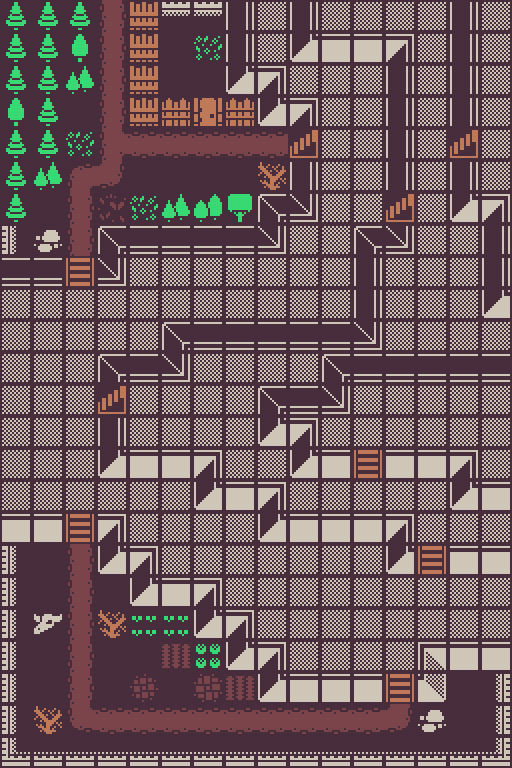

The image is a tile-based game level rendered from a .tmx file. Its description and source (layers, tilesets, objects; grid data summarised) follow:
An orthogonal 16x24 tile map with 32x32 px tiles, 2 tile layers (Ground, Tiles) and 198 objects (183x wall, 6x mob, 4x item, 3x chest, travel, ...).

<map version="1.5" tiledversion="1.5.0" orientation="orthogonal" renderorder="right-down" width="16" height="24" tilewidth="32" tileheight="32" infinite="0" nextlayerid="4" nextobjectid="209">
 <tileset firstgid="1" source="../assets/32x32.tsx" />
 <layer id="1" name="Ground" width="16" height="24" locked="1">
  <data>[384 cells, 384 non-empty, 5 distinct tile ids]</data>
 </layer>
 <layer id="2" name="Tiles" width="16" height="24">
  <data>[384 cells, 361 non-empty, 36 distinct tile ids]</data>
 </layer>
 <objectgroup id="3" name="Obstacles">
  <object id="1" name="wall" x="512" y="0" width="32" height="32" />
  <object id="2" name="wall" x="512" y="32" width="32" height="32" />
  <object id="3" name="wall" x="512" y="64" width="32" height="32" />
  <object id="4" name="wall" x="512" y="96" width="32" height="32" />
  <object id="5" name="wall" x="512" y="128" width="32" height="32" />
  <object id="6" name="wall" x="512" y="160" width="32" height="32" />
  <object id="7" name="wall" x="480" y="192" width="32" height="32" />
  <object id="8" name="wall" x="480" y="224" width="32" height="32" />
  <object id="9" name="wall" x="480" y="256" width="32" height="32" />
  <object id="10" name="wall" x="480" y="288" width="32" height="32" />
  <object id="11" name="wall" x="512" y="320" width="32" height="32" />
  <object id="12" name="wall" x="480" y="352" width="32" height="32" />
  <object id="13" name="wall" x="512" y="384" width="32" height="32" />
  <object id="14" name="wall" x="512" y="416" width="32" height="32" />
  <object id="15" name="wall" x="512" y="448" width="32" height="32" />
  <object id="16" name="wall" x="480" y="480" width="32" height="32" />
  <object id="17" name="wall" x="512" y="512" width="32" height="32" />
  <object id="18" name="wall" x="480" y="544" width="32" height="32" />
  <object id="19" name="wall" x="512" y="576" width="32" height="32" />
  <object id="20" name="wall" x="512" y="608" width="32" height="32" />
  <object id="21" name="wall" x="480" y="640" width="32" height="32" />
  <object id="22" name="wall" x="480" y="672" width="32" height="32" />
  <object id="23" name="wall" x="480" y="704" width="32" height="32" />
  <object id="24" name="wall" x="480" y="736" width="32" height="32" />
  <object id="25" name="wall" x="448" y="736" width="32" height="32" />
  <object id="26" name="wall" x="416" y="736" width="32" height="32" />
  <object id="27" name="wall" x="384" y="736" width="32" height="32" />
  <object id="28" name="wall" x="352" y="736" width="32" height="32" />
  <object id="29" name="wall" x="320" y="736" width="32" height="32" />
  <object id="30" name="wall" x="288" y="736" width="32" height="32" />
  <object id="31" name="wall" x="256" y="736" width="32" height="32" />
  <object id="32" name="wall" x="224" y="736" width="32" height="32" />
  <object id="33" name="wall" x="192" y="736" width="32" height="32" />
  <object id="34" name="wall" x="160" y="736" width="32" height="32" />
  <object id="35" name="wall" x="128" y="736" width="32" height="32" />
  <object id="36" name="wall" x="96" y="736" width="32" height="32" />
  <object id="37" name="wall" x="64" y="736" width="32" height="32" />
  <object id="38" name="wall" x="32" y="736" width="32" height="32" />
  <object id="39" name="wall" x="0" y="736" width="32" height="32" />
  <object id="40" name="wall" x="0" y="704" width="32" height="32" />
  <object id="41" name="wall" x="0" y="672" width="32" height="32" />
  <object id="42" name="wall" x="0" y="640" width="32" height="32" />
  <object id="43" name="wall" x="0" y="608" width="32" height="32" />
  <object id="44" name="wall" x="0" y="576" width="32" height="32" />
  <object id="45" name="wall" x="0" y="544" width="32" height="32" />
  <object id="46" name="wall" x="0" y="512" width="32" height="32" />
  <object id="47" name="wall" x="-32" y="480" width="32" height="32" />
  <object id="48" name="wall" x="-32" y="448" width="32" height="32" />
  <object id="49" name="wall" x="-32" y="416" width="32" height="32" />
  <object id="50" name="wall" x="-32" y="384" width="32" height="32" />
  <object id="51" name="wall" x="-32" y="352" width="32" height="32" />
  <object id="52" name="wall" x="-32" y="320" width="32" height="32" />
  <object id="53" name="wall" x="-32" y="288" width="32" height="32" />
  <object id="54" name="wall" x="0" y="256" width="32" height="32" />
  <object id="55" name="wall" x="0" y="224" width="32" height="32" />
  <object id="56" name="wall" x="0" y="192" width="32" height="32" />
  <object id="57" name="wall" x="0" y="160" width="32" height="32" />
  <object id="58" name="wall" x="0" y="128" width="32" height="32" />
  <object id="59" name="wall" x="0" y="96" width="32" height="32" />
  <object id="60" name="wall" x="0" y="64" width="32" height="32" />
  <object id="61" name="wall" x="0" y="32" width="32" height="32" />
  <object id="62" name="wall" x="0" y="0" width="32" height="32" />
  <object id="63" name="wall" x="64" y="0" width="32" height="32" />
  <object id="64" name="wall" x="32" y="0" width="32" height="32" />
  <object id="66" name="wall" x="160" y="0" width="32" height="32" />
  <object id="67" name="wall" x="128" y="0" width="32" height="32" />
  <object id="68" name="wall" x="192" y="0" width="32" height="32" />
  <object id="69" name="wall" x="224" y="0" width="32" height="32" />
  <object id="70" name="wall" x="256" y="-32" width="32" height="32" />
  <object id="71" name="wall" x="288" y="0" width="32" height="32" />
  <object id="72" name="wall" x="320" y="-32" width="32" height="32" />
  <object id="73" name="wall" x="352" y="-32" width="32" height="32" />
  <object id="74" name="wall" x="384" y="-32" width="32" height="32" />
  <object id="75" name="wall" x="416" y="-32" width="32" height="32" />
  <object id="76" name="wall" x="448" y="0" width="32" height="32" />
  <object id="77" name="travel" x="96" y="-32" width="32" height="32" />
  <object id="78" name="player" x="96" y="0" width="32" height="32" />
  <object id="79" name="wall" x="480" y="-32" width="32" height="32" />
  <object id="80" name="wall" x="32" y="256" width="32" height="32" />
  <object id="82" name="wall" x="96" y="256" width="32" height="32" />
  <object id="83" name="wall" x="96" y="224" width="32" height="32" />
  <object id="84" name="wall" x="128" y="224" width="32" height="32" />
  <object id="85" name="wall" x="160" y="224" width="32" height="32" />
  <object id="86" name="wall" x="192" y="224" width="32" height="32" />
  <object id="87" name="wall" x="224" y="224" width="32" height="32" />
  <object id="88" name="wall" x="256" y="224" width="32" height="32" />
  <object id="89" name="wall" x="256" y="192" width="32" height="32" />
  <object id="90" name="wall" x="288" y="192" width="32" height="32" />
  <object id="91" name="wall" x="288" y="160" width="32" height="32" />
  <object id="93" name="wall" x="288" y="96" width="32" height="32" />
  <object id="94" name="wall" x="256" y="96" width="32" height="32" />
  <object id="95" name="wall" x="256" y="64" width="32" height="32" />
  <object id="96" name="wall" x="224" y="64" width="32" height="32" />
  <object id="97" name="wall" x="224" y="32" width="32" height="32" />
  <object id="98" name="wall" x="288" y="32" width="32" height="32" />
  <object id="99" name="wall" x="320" y="32" width="32" height="32" />
  <object id="100" name="wall" x="352" y="32" width="32" height="32" />
  <object id="101" name="wall" x="384" y="32" width="32" height="32" />
  <object id="102" name="wall" x="384" y="64" width="32" height="32" />
  <object id="103" name="wall" x="384" y="96" width="32" height="32" />
  <object id="104" name="wall" x="384" y="128" width="32" height="32" />
  </objectgroup>
</map>
<!-- 97 of 198 objects omitted -->
